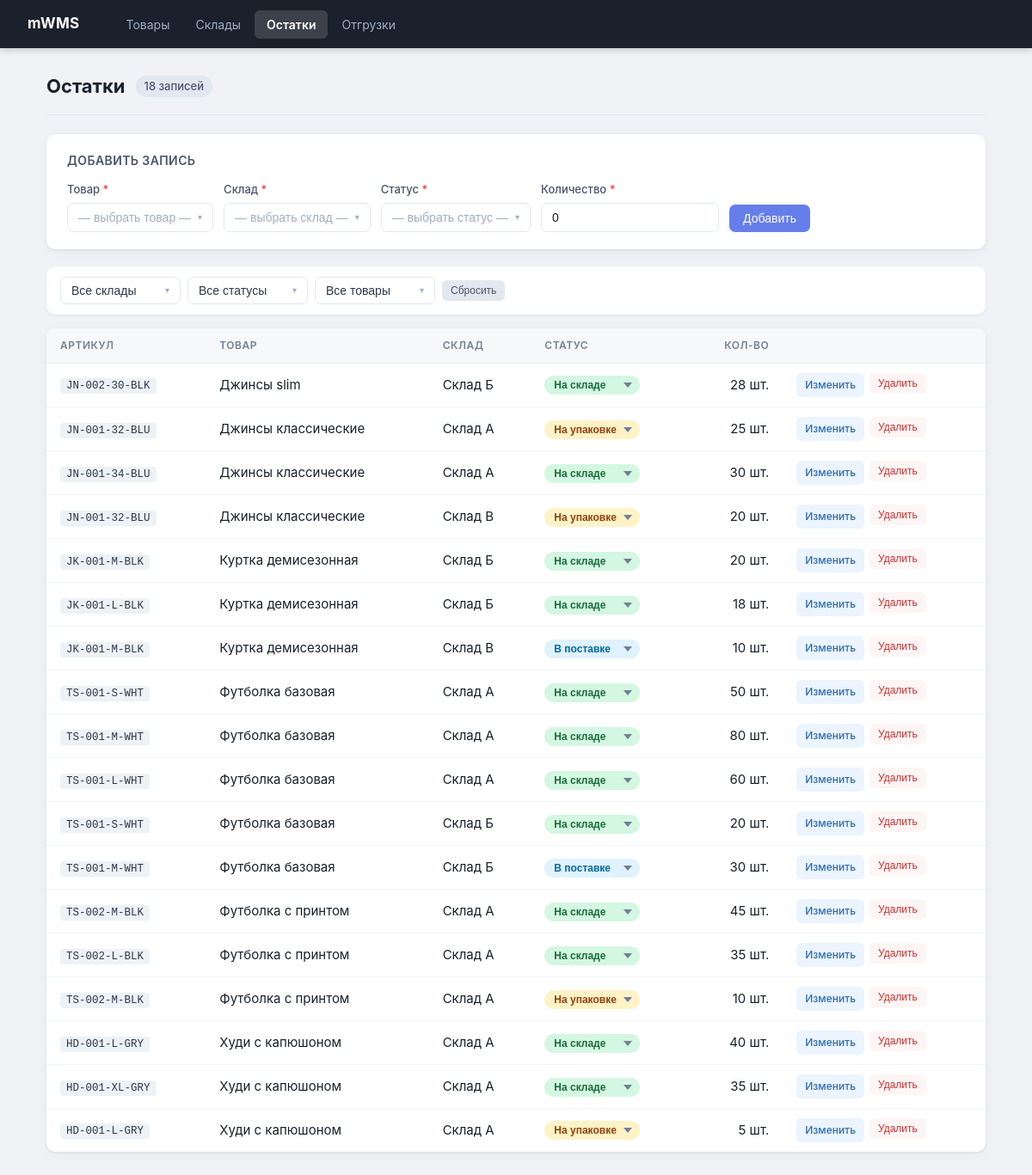
The app's page /stock with its own data.
### tables this page shows
CREATE TABLE stock (
    id           INTEGER PRIMARY KEY AUTOINCREMENT,
    product_id   INTEGER NOT NULL REFERENCES products(id),
    warehouse_id INTEGER NOT NULL REFERENCES warehouses(id),
    status       TEXT    NOT NULL CHECK(status IN ('incoming', 'in_stock', 'packing')),
    quantity     INTEGER NOT NULL DEFAULT 0 CHECK(quantity >= 0),
    updated_at   TEXT    DEFAULT (datetime('now')),
    UNIQUE(product_id, warehouse_id, status)
);

CREATE TABLE products (
    id         INTEGER PRIMARY KEY AUTOINCREMENT,
    sku        TEXT    NOT NULL UNIQUE,   -- артикул
    name       TEXT    NOT NULL,
    size       TEXT,                      -- размер: S, M, L, XL и т.п.
    color      TEXT,                      -- цвет
    image_url  TEXT,                      -- ссылка на картинку (заполним потом)
    created_at TEXT    DEFAULT (date('now'))
);

CREATE TABLE warehouses (
    id          INTEGER PRIMARY KEY AUTOINCREMENT,
    name        TEXT NOT NULL,
    address     TEXT,
    description TEXT
);

### app.py (the view)
@app.route('/stock')
def stock():
    db = get_db()
    rows = db.execute('''
        SELECT
            s.id AS id,
            p.name AS product,
            p.sku AS sku,
            w.name AS warehouse,
            s.status AS status,
            s.quantity AS quantity
        FROM stock s
        JOIN products p ON s.product_id = p.id
        JOIN warehouses w ON s.warehouse_id = w.id
        ORDER BY p.name, w.name
    ''').fetchall()
    products_list = [dict(r) for r in db.execute('SELECT id, name, sku FROM products ORDER BY name').fetchall()]
    warehouses_list = [dict(r) for r in db.execute('SELECT id, name FROM warehouses ORDER BY name').fetchall()]
    return render_template('stock.html', stock=rows,
                           products=products_list, warehouses=warehouses_list)

### app.py (called while the page is built)
def get_db():
    if 'db' not in g:
        conn = sqlite3.connect(DB_PATH)
        conn.row_factory = sqlite3.Row  # строки доступны по имени колонки
        g.db = conn
    return g.db

### templates/stock.html (shortened to what this page needs)
{% extends "base.html" %}
{% block content %}
<div class="page-header">
    <h1>Остатки</h1>
    <span id="stock-badge" class="badge">{{ stock | length }} записей</span>
</div>
<div class="card">
    <h2 class="card-title">Добавить запись</h2>
    <form method="POST" action="{{ url_for('stock_add') }}" class="form-row">
        <div class="form-group">
            <label>Товар <span class="required">*</span></label>
        </div>
        <div class="form-group">
            <label>Склад <span class="required">*</span></label>
        </div>
        <div class="form-group">
            <label>Статус <span class="required">*</span></label>
        </div>
        <div class="form-group">
            <label>Количество <span class="required">*</span></label>
            <input type="number" name="quantity" required min="0" value="0" style="min-width:90px">
        </div>
        <div class="form-group form-group-btn">
            <button type="submit" class="btn btn-primary">Добавить</button>
        </div>
    </form>
</div>
<div class="filter-bar">
    <div id="ms-stock-warehouse"></div>
    <div id="ms-stock-status"></div>
    <div id="ms-stock-product"></div>
    <button class="btn btn-secondary btn-sm" id="stock-reset-btn">Сбросить</button>
</div>
<table>
    <thead>
        <tr>
            <th>Артикул</th>
            <th>Товар</th>
            <th>Склад</th>
            <th>Статус</th>
            <th style="text-align:right">Кол-во</th>
            <th></th>
        </tr>
    </thead>
    <tbody id="stock-tbody">
        {% for s in stock %}
        <tr>
            <td><code>{{ s.sku }}</code></td>
            <td>{{ s.product }}</td>
            <td>{{ s.warehouse }}</td>
            <td>
                <select class="inline-status-select" data-stock-id="{{ s.id }}" data-status="{{ s.status }}">
                    <option value="incoming" {% if s.status == 'incoming' %}selected{% endif %}>В поставке</option>
                    <option value="in_stock" {% if s.status == 'in_stock' %}selected{% endif %}>На складе</option>
                    <option value="packing"  {% if s.status == 'packing'  %}selected{% endif %}>На упаковке</option>
                </select>
            </td>
            <td style="text-align:right">{{ s.quantity }} шт.</td>
            <td class="actions">
                <a href="{{ url_for('stock_edit', stock_id=s.id) }}" class="btn btn-sm btn-edit">Изменить</a>
                <form method="POST" action="{{ url_for('stock_delete', stock_id=s.id) }}"
                      onsubmit="return confirm('Удалить эту запись?')">
                    <button type="submit" class="btn btn-sm btn-delete">Удалить</button>
                </form>
            </td>
        </tr>
        {% else %}
        <tr>
            <td colspan="6" class="empty">Остатков пока нет</td>
        </tr>
        {% endfor %}
    </tbody>
</table>
{% endblock %}

### static/css/style.css (style rules this page uses)
* { box-sizing: border-box; margin: 0; padding: 0; }
body { font-family: -apple-system, BlinkMacSystemFont, 'Segoe UI', sans-serif; background: #f0f2f5; color: #1a202c; font-size: 15px; line-height: 1.5; }
.page-header { display: flex; align-items: center; gap: 12px; margin-bottom: 22px; padding-bottom: 16px; border-bottom: 1px solid #e2e8f0; }
.page-header h1 { font-size: 22px; font-weight: 700; }
.badge { background: #e2e8f0; color: #4a5568; padding: 3px 10px; border-radius: 20px; font-size: 13px; font-weight: 500; }
table { width: 100%; border-collapse: collapse; background: #fff; border-radius: 10px; overflow: hidden; box-shadow: 0 1px 3px rgba(0, 0, 0, 0.07), 0 4px 12px rgba(0, 0, 0, 0.04); }
thead { background: #f7f8fa; }
th { text-align: left; padding: 11px 16px; font-size: 12px; font-weight: 600; color: #718096; text-transform: uppercase; letter-spacing: 0.5px; border-bottom: 1px solid #e8ecf0; }
td { padding: 11px 16px; border-bottom: 1px solid #f0f4f8; vertical-align: middle; }
tbody tr:last-child td { border-bottom: none; }
td a { color: #3b82f6; text-decoration: none; }
code { background: #edf2f7; padding: 2px 7px; border-radius: 4px; font-size: 12.5px; font-family: 'Courier New', monospace; color: #2d3748; }
.inline-status-select { appearance: none; -webkit-appearance: none; border: 1px solid transparent; border-radius: 20px; padding: 3px 26px 3px 10px; font-size: 12px; font-weight: 600; cursor: pointer; background-repeat: no-repeat; background-position: right 8px center; transition: border-color 0.15s, box-shadow 0.15s; }
.inline-status-select option[value="incoming"] { background: #e0f2fe; }
.inline-status-select option[value="in_stock"] { background: #d4f7e1; }
.inline-status-select option[value="packing"] { background: #fef3c7; }
.inline-status-select[data-status="incoming"] { background-color: #e0f2fe; color: #0369a1; }
.inline-status-select[data-status="in_stock"] { background-color: #d4f7e1; color: #1a6b3c; }
.inline-status-select[data-status="packing"] { background-color: #fef3c7; color: #92400e; }
.card { background: #fff; border-radius: 10px; padding: 20px 24px; margin-bottom: 20px; box-shadow: 0 1px 3px rgba(0, 0, 0, 0.07), 0 4px 12px rgba(0, 0, 0, 0.04); }
.card-title { font-size: 14px; font-weight: 600; margin-bottom: 14px; color: #4a5568; text-transform: uppercase; letter-spacing: 0.4px; }
.form-row { display: flex; flex-wrap: wrap; gap: 12px; align-items: flex-end; }
.form-group { display: flex; flex-direction: column; gap: 5px; }
.form-group label { font-size: 13px; font-weight: 500; color: #4a5568; }
.form-group input, .form-group select, .form-group textarea { padding: 8px 12px; border: 1.5px solid #e2e8f0; border-radius: 7px; font-size: 14px; color: #1a202c; background: #fff; outline: none; transition: border-color 0.15s, box-shadow 0.15s; min-width: 160px; }
.form-group-btn { justify-content: flex-end; }
.required { color: #e53e3e; }
.btn { display: inline-flex; align-items: center; gap: 6px; padding: 8px 16px; border-radius: 7px; font-size: 14px; font-weight: 500; cursor: pointer; border: none; text-decoration: none; transition: opacity 0.15s, transform 0.1s; white-space: nowrap; }
.btn-primary { background: #667eea; color: #fff; }
.btn-secondary { background: #e2e8f0; color: #4a5568; }
.btn-sm { padding: 5px 10px; font-size: 12px; border-radius: 6px; }
.btn-edit { background: #ebf4ff; color: #2b6cb0; }
.btn-delete { background: #fff5f5; color: #c53030; }
.actions { display: flex; gap: 6px; white-space: nowrap; }
.actions form { display: inline; }
.filter-bar { display: flex; flex-wrap: wrap; align-items: center; gap: 8px; margin-bottom: 16px; padding: 12px 16px; background: #fff; border-radius: 10px; box-shadow: 0 1px 3px rgba(0, 0, 0, 0.07); }
.ms-wrapper { position: relative; display: inline-block; }

### records on screen
stock: sku "JN-002-30-BLK", product "Джинсы slim", warehouse "Склад Б", status+id "На складе", quantity "28"
stock: sku "JN-001-32-BLU", product "Джинсы классические", warehouse "Склад А", status+id "На упаковке", quantity "25"
stock: sku "JN-001-34-BLU", product "Джинсы классические", warehouse "Склад А", status+id "На складе", quantity "30"
stock: sku "JN-001-32-BLU", product "Джинсы классические", warehouse "Склад В", status+id "На упаковке", quantity "20"
stock: sku "JK-001-M-BLK", product "Куртка демисезонная", warehouse "Склад Б", status+id "На складе", quantity "20"
stock: sku "JK-001-L-BLK", product "Куртка демисезонная", warehouse "Склад Б", status+id "На складе", quantity "18"
stock: sku "JK-001-M-BLK", product "Куртка демисезонная", warehouse "Склад В", status+id "В поставке", quantity "10"
stock: sku "TS-001-S-WHT", product "Футболка базовая", warehouse "Склад А", status+id "На складе", quantity "50"
stock: sku "TS-001-M-WHT", product "Футболка базовая", warehouse "Склад А", status+id "На складе", quantity "80"
stock: sku "TS-001-L-WHT", product "Футболка базовая", warehouse "Склад А", status+id "На складе", quantity "60"
stock: sku "TS-001-S-WHT", product "Футболка базовая", warehouse "Склад Б", status+id "На складе", quantity "20"
stock: sku "TS-001-M-WHT", product "Футболка базовая", warehouse "Склад Б", status+id "В поставке", quantity "30"
stock: sku "TS-002-M-BLK", product "Футболка с принтом", warehouse "Склад А", status+id "На складе", quantity "45"
stock: sku "TS-002-L-BLK", product "Футболка с принтом", warehouse "Склад А", status+id "На складе", quantity "35"
stock: sku "TS-002-M-BLK", product "Футболка с принтом", warehouse "Склад А", status+id "На упаковке", quantity "10"
stock: sku "HD-001-L-GRY", product "Худи с капюшоном", warehouse "Склад А", status+id "На складе", quantity "40"
stock: sku "HD-001-XL-GRY", product "Худи с капюшоном", warehouse "Склад А", status+id "На складе", quantity "35"
stock: sku "HD-001-L-GRY", product "Худи с капюшоном", warehouse "Склад А", status+id "На упаковке", quantity "5"

### other values on screen
{{ stock | length }} "18"
